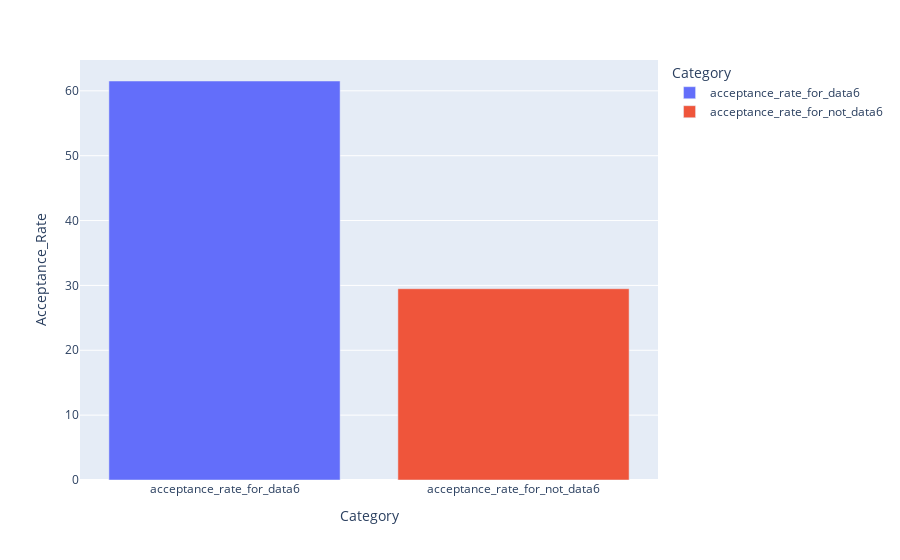

Notebook code for this chart:
### Code cell
px.bar(acceptance_df, x='Category', y='Acceptance_Rate', color='Category')

### Figure 1 — Plotly figure (JSON) as saved in the notebook; plotly's stock layout.template omitted (floating-point values rounded to 4 significant figures)
{"data": [{"hovertemplate": "Category=%{x}<br>Acceptance_Rate=%{y}<extra></extra>", "legendgroup": "acceptance_rate_for_data6", "marker": {"color": "#636efa", "pattern": {"shape": ""}}, "name": "acceptance_rate_for_data6", "orientation": "v", "showlegend": true, "textposition": "auto", "type": "bar", "x": ["acceptance_rate_for_data6"], "xaxis": "x", "y": [61.52], "yaxis": "y"}, {"hovertemplate": "Category=%{x}<br>Acceptance_Rate=%{y}<extra></extra>", "legendgroup": "acceptance_rate_for_not_data6", "marker": {"color": "#EF553B", "pattern": {"shape": ""}}, "name": "acceptance_rate_for_not_data6", "orientation": "v", "showlegend": true, "textposition": "auto", "type": "bar", "x": ["acceptance_rate_for_not_data6"], "xaxis": "x", "y": [29.49], "yaxis": "y"}], "layout": {"barmode": "relative", "legend": {"title": {"text": "Category"}, "tracegroupgap": 0}, "margin": {"t": 60}, "xaxis": {"anchor": "y", "categoryarray": ["acceptance_rate_for_data6", "acceptance_rate_for_not_data6"], "categoryorder": "array", "domain": [0, 1], "title": {"text": "Category"}}, "yaxis": {"anchor": "x", "domain": [0, 1], "title": {"text": "Acceptance_Rate"}}}}
